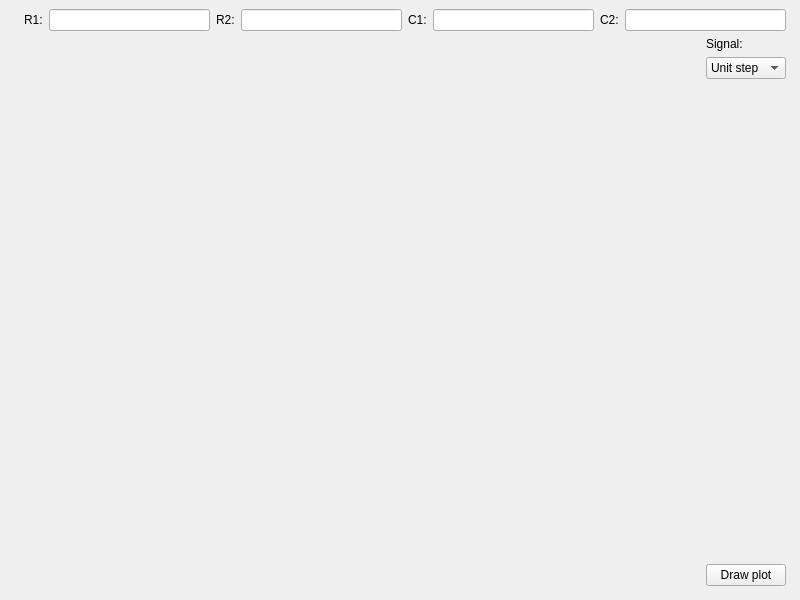
<?xml version="1.0" encoding="UTF-8"?>
<ui version="4.0">
 <class>MainWindow</class>
 <widget class="QMainWindow" name="MainWindow">
  <property name="geometry">
   <rect>
    <x>0</x>
    <y>0</y>
    <width>800</width>
    <height>600</height>
   </rect>
  </property>
  <property name="windowTitle">
   <string>MainWindow</string>
  </property>
  <widget class="QWidget" name="centralwidget">
   <layout class="QVBoxLayout" name="verticalLayout_2">
    <item>
     <layout class="QVBoxLayout" name="verticalLayout_4">
      <item>
       <layout class="QHBoxLayout" name="horizontalLayout_2">
        <item>
         <spacer name="horizontalSpacer">
          <property name="orientation">
           <enum>Qt::Horizontal</enum>
          </property>
          <property name="sizeType">
           <enum>QSizePolicy::Fixed</enum>
          </property>
          <property name="sizeHint" stdset="0">
           <size>
            <width>15</width>
            <height>20</height>
           </size>
          </property>
         </spacer>
        </item>
        <item>
         <widget class="QLabel" name="label_2">
          <property name="text">
           <string>R1:</string>
          </property>
         </widget>
        </item>
        <item>
         <widget class="QLineEdit" name="R1_value_lineText"/>
        </item>
        <item>
         <widget class="QLabel" name="label_3">
          <property name="text">
           <string>R2:</string>
          </property>
         </widget>
        </item>
        <item>
         <widget class="QLineEdit" name="R2_value_lineText"/>
        </item>
        <item>
         <widget class="QLabel" name="label_4">
          <property name="text">
           <string>C1:</string>
          </property>
         </widget>
        </item>
        <item>
         <widget class="QLineEdit" name="C1_value_lineText"/>
        </item>
        <item>
         <widget class="QLabel" name="label_5">
          <property name="text">
           <string>C2:</string>
          </property>
         </widget>
        </item>
        <item>
         <widget class="QLineEdit" name="C2_value_lineText"/>
        </item>
        <item>
         <spacer name="horizontalSpacer_3">
          <property name="orientation">
           <enum>Qt::Horizontal</enum>
          </property>
          <property name="sizeType">
           <enum>QSizePolicy::Maximum</enum>
          </property>
          <property name="sizeHint" stdset="0">
           <size>
            <width>5</width>
            <height>20</height>
           </size>
          </property>
         </spacer>
        </item>
       </layout>
      </item>
     </layout>
    </item>
    <item>
     <layout class="QHBoxLayout" name="horizontalLayout">
      <item>
       <layout class="QVBoxLayout" name="verticalLayout">
        <item>
         <widget class="MplWidget" name="MplWidget1" native="true">
          <property name="sizePolicy">
           <sizepolicy hsizetype="Expanding" vsizetype="Preferred">
            <horstretch>0</horstretch>
            <verstretch>0</verstretch>
           </sizepolicy>
          </property>
         </widget>
        </item>
        <item>
         <widget class="MplWidget" name="MplWidget2" native="true"/>
        </item>
       </layout>
      </item>
      <item>
       <layout class="QVBoxLayout" name="verticalLayout_3">
        <item>
         <widget class="QLabel" name="label">
          <property name="maximumSize">
           <size>
            <width>16777215</width>
            <height>16777215</height>
           </size>
          </property>
          <property name="text">
           <string>Signal:</string>
          </property>
         </widget>
        </item>
        <item>
         <widget class="QComboBox" name="Signal_comboBox">
          <property name="minimumSize">
           <size>
            <width>60</width>
            <height>0</height>
           </size>
          </property>
          <property name="maximumSize">
           <size>
            <width>1677215</width>
            <height>16777215</height>
           </size>
          </property>
          <item>
           <property name="text">
            <string>Unit step</string>
           </property>
          </item>
          <item>
           <property name="text">
            <string>Sine</string>
           </property>
          </item>
          <item>
           <property name="text">
            <string>Square</string>
           </property>
          </item>
         </widget>
        </item>
        <item>
         <spacer name="verticalSpacer">
          <property name="orientation">
           <enum>Qt::Vertical</enum>
          </property>
          <property name="sizeType">
           <enum>QSizePolicy::Expanding</enum>
          </property>
          <property name="sizeHint" stdset="0">
           <size>
            <width>20</width>
            <height>40</height>
           </size>
          </property>
         </spacer>
        </item>
        <item>
         <widget class="QPushButton" name="draw_plot_button">
          <property name="maximumSize">
           <size>
            <width>80</width>
            <height>16777215</height>
           </size>
          </property>
          <property name="text">
           <string>Draw plot</string>
          </property>
         </widget>
        </item>
        <item>
         <spacer name="verticalSpacer_2">
          <property name="orientation">
           <enum>Qt::Vertical</enum>
          </property>
          <property name="sizeType">
           <enum>QSizePolicy::Maximum</enum>
          </property>
          <property name="sizeHint" stdset="0">
           <size>
            <width>20</width>
            <height>5</height>
           </size>
          </property>
         </spacer>
        </item>
       </layout>
      </item>
      <item>
       <spacer name="horizontalSpacer_2">
        <property name="orientation">
         <enum>Qt::Horizontal</enum>
        </property>
        <property name="sizeType">
         <enum>QSizePolicy::Maximum</enum>
        </property>
        <property name="sizeHint" stdset="0">
         <size>
          <width>5</width>
          <height>20</height>
         </size>
        </property>
       </spacer>
      </item>
     </layout>
    </item>
   </layout>
  </widget>
 </widget>
 <customwidgets>
  <customwidget>
   <class>MplWidget</class>
   <extends>QWidget</extends>
   <header location="global">mplwidget.h</header>
   <container>1</container>
  </customwidget>
 </customwidgets>
 <resources/>
 <connections/>
</ui>
